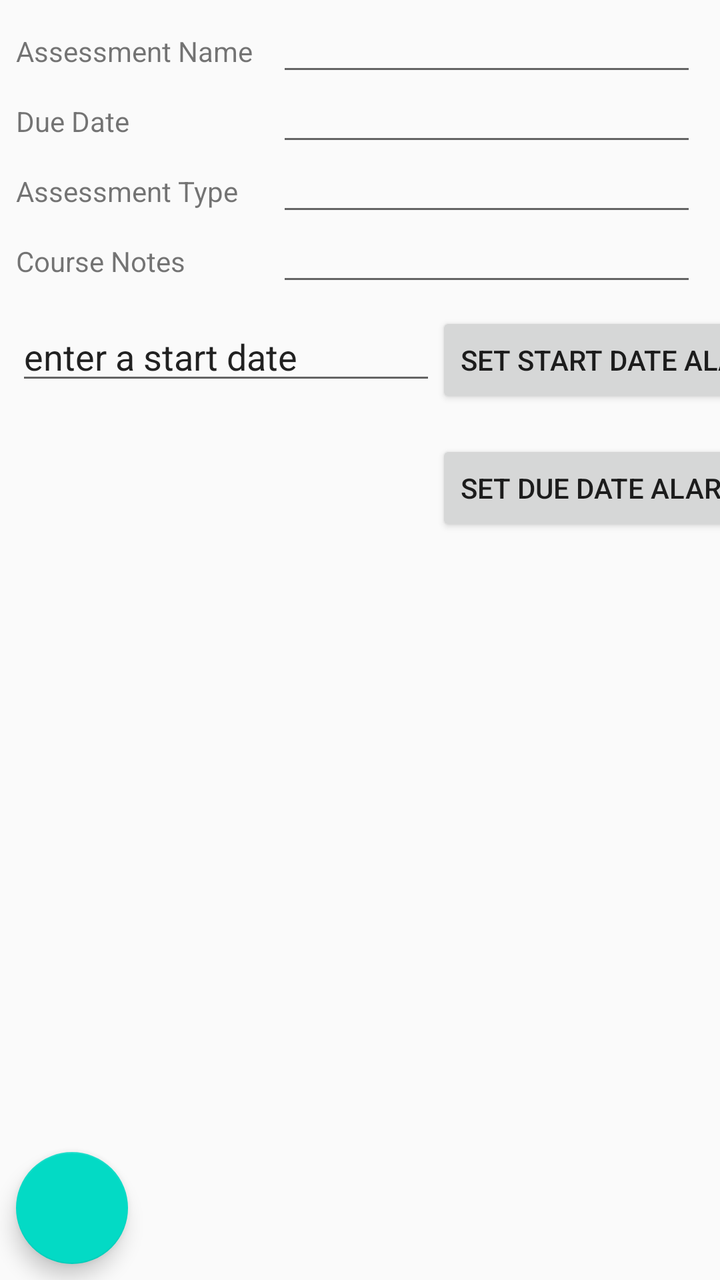
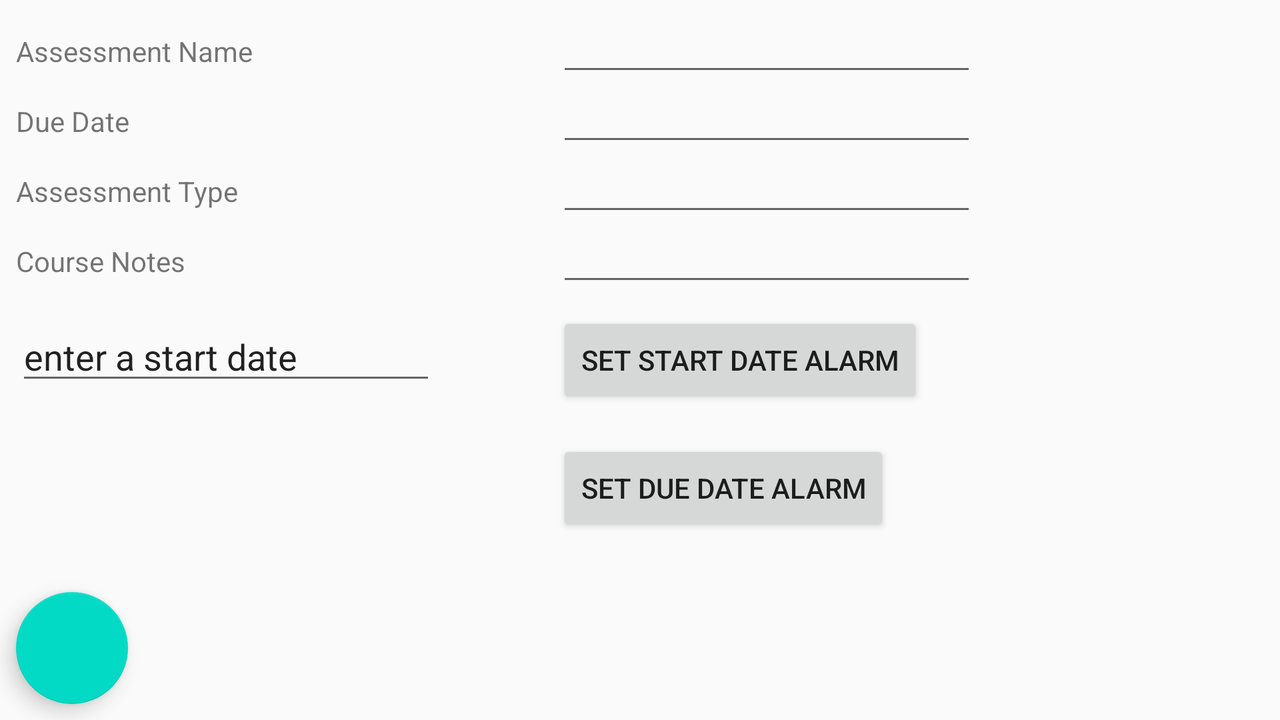

One screen, two layout resources from the same app: the default and the author's alternative for another configuration. Each is rendered where Android would select it; the XML of both is given below.
<!-- AndroidManifest.xml: application theme AppTheme -->
<!-- res/layout/activity_assessment_details.xml -->
<?xml version="1.0" encoding="utf-8"?>
<androidx.constraintlayout.widget.ConstraintLayout xmlns:android="http://schemas.android.com/apk/res/android"
    xmlns:app="http://schemas.android.com/apk/res-auto"
    xmlns:tools="http://schemas.android.com/tools"
    android:layout_width="match_parent"
    android:layout_height="match_parent"
    tools:context=".UI.AssessmentDetails">

    <TextView
        android:id="@+id/textView36"
        android:layout_width="wrap_content"
        android:layout_height="wrap_content"
        android:layout_marginStart="8dp"
        android:layout_marginTop="16dp"
        android:text="Assessment Name"
        app:layout_constraintStart_toStartOf="parent"
        app:layout_constraintTop_toTopOf="parent" />

    <EditText
        android:id="@+id/editTextAD_assessmentName"
        android:layout_width="wrap_content"
        android:layout_height="wrap_content"
        android:ems="10"
        android:focusable="false"
        android:inputType="text"
        app:layout_constraintBaseline_toBaselineOf="@+id/textView36"
        app:layout_constraintEnd_toEndOf="parent"
        app:layout_constraintStart_toEndOf="@+id/textView36" />

    <TextView
        android:id="@+id/textView37"
        android:layout_width="wrap_content"
        android:layout_height="wrap_content"
        android:layout_marginTop="16dp"
        android:text="Due Date"
        app:layout_constraintStart_toStartOf="@+id/textView36"
        app:layout_constraintTop_toBottomOf="@+id/textView36" />

    <TextView
        android:id="@+id/textView38"
        android:layout_width="wrap_content"
        android:layout_height="wrap_content"
        android:layout_marginTop="16dp"
        android:text="Assessment Type"
        app:layout_constraintStart_toStartOf="@+id/textView37"
        app:layout_constraintTop_toBottomOf="@+id/textView37" />

    <TextView
        android:id="@+id/textView39"
        android:layout_width="wrap_content"
        android:layout_height="wrap_content"
        android:layout_marginTop="16dp"
        android:text="Course Notes"
        app:layout_constraintStart_toStartOf="@+id/textView38"
        app:layout_constraintTop_toBottomOf="@+id/textView38" />

    <EditText
        android:id="@+id/editTextAD_dueDate"
        android:layout_width="wrap_content"
        android:layout_height="wrap_content"
        android:ems="10"
        android:inputType="date"
        android:focusable="false"
        app:layout_constraintBaseline_toBaselineOf="@+id/textView37"
        app:layout_constraintEnd_toEndOf="@+id/editTextAD_assessmentName"
        app:layout_constraintStart_toStartOf="@+id/editTextAD_assessmentName" />

    <EditText
        android:id="@+id/editTextAD_assessmentType"
        android:layout_width="wrap_content"
        android:layout_height="wrap_content"
        android:ems="10"
        android:inputType="textPersonName"
        android:focusable="false"
        app:layout_constraintBaseline_toBaselineOf="@+id/textView38"
        app:layout_constraintEnd_toEndOf="@+id/editTextAD_assessmentName"
        app:layout_constraintStart_toStartOf="@+id/editTextAD_assessmentName" />

    <EditText
        android:id="@+id/editTextAD_CourseNotes"
        android:layout_width="wrap_content"
        android:layout_height="wrap_content"
        android:ems="10"
        android:gravity="start|top"
        android:inputType="textMultiLine"
        android:focusable="false"
        app:layout_constraintBaseline_toBaselineOf="@+id/textView39"
        app:layout_constraintEnd_toEndOf="@+id/editTextAD_assessmentName"
        app:layout_constraintStart_toStartOf="@+id/editTextAD_assessmentName" />

    <Button
        android:id="@+id/btnAD_setAlarm"
        android:layout_width="wrap_content"
        android:layout_height="wrap_content"
        android:layout_marginTop="16dp"
        android:onClick="setAssessmentDueDateAlarm"
        android:text="set due date alarm"
        app:layout_constraintStart_toEndOf="@+id/editTextDateAD_startDate"
        app:layout_constraintTop_toBottomOf="@+id/buttonAD_startDateAlarm" />

    <com.google.android.material.floatingactionbutton.FloatingActionButton
        android:id="@+id/floatingActionButtonAD_editAssessment"
        android:layout_width="wrap_content"
        android:layout_height="wrap_content"
        android:layout_marginStart="8dp"
        android:layout_marginBottom="8dp"
        android:clickable="true"
        android:onClick="editAssessmentBtn"
        app:layout_constraintBottom_toBottomOf="parent"
        app:layout_constraintStart_toStartOf="parent"
        app:srcCompat="@drawable/ic_baseline_edit_24" />

    <EditText
        android:id="@+id/editTextDateAD_startDate"
        android:layout_width="wrap_content"
        android:layout_height="wrap_content"
        android:layout_marginTop="16dp"
        android:ems="10"
        android:focusable="false"
        android:inputType="date"
        android:text="enter a start date"
        app:layout_constraintStart_toStartOf="@+id/textView39"
        app:layout_constraintTop_toBottomOf="@+id/textView39" />

    <Button
        android:id="@+id/buttonAD_startDateAlarm"
        android:layout_width="wrap_content"
        android:layout_height="wrap_content"
        android:text="Set Start Date Alarm"
        android:onClick="setAssessmentStartDateAlarm"
        app:layout_constraintStart_toEndOf="@+id/editTextDateAD_startDate"
        app:layout_constraintTop_toTopOf="@+id/editTextDateAD_startDate" />

</androidx.constraintlayout.widget.ConstraintLayout>
<!-- resources referenced by this layout -->
<resources>
  <style name="AppTheme" parent="Theme.AppCompat.Light.DarkActionBar">
          
          <item name="colorPrimary">@color/colorPrimary</item>
          <item name="colorPrimaryDark">@color/colorPrimaryDark</item>
          <item name="colorAccent">@color/colorAccent</item>
      </style>
</resources>
<!-- res/layout-land/activity_assessment_details.xml (the author's variant of the layout above) -->
<!-- drawn on the phone turned sideways -->
<?xml version="1.0" encoding="utf-8"?>
<androidx.constraintlayout.widget.ConstraintLayout xmlns:android="http://schemas.android.com/apk/res/android"
    xmlns:app="http://schemas.android.com/apk/res-auto"
    xmlns:tools="http://schemas.android.com/tools"
    android:layout_width="match_parent"
    android:layout_height="match_parent"
    tools:context=".UI.AssessmentDetails">

    <TextView
        android:id="@+id/textView36"
        android:layout_width="wrap_content"
        android:layout_height="wrap_content"
        android:layout_marginStart="8dp"
        android:layout_marginTop="16dp"
        android:text="Assessment Name"
        app:layout_constraintStart_toStartOf="parent"
        app:layout_constraintTop_toTopOf="parent" />

    <EditText
        android:id="@+id/editTextAD_assessmentName"
        android:layout_width="wrap_content"
        android:layout_height="wrap_content"
        android:ems="10"
        android:focusable="false"
        android:inputType="text"
        app:layout_constraintBaseline_toBaselineOf="@+id/textView36"
        app:layout_constraintEnd_toEndOf="parent"
        app:layout_constraintStart_toEndOf="@+id/textView36" />

    <TextView
        android:id="@+id/textView37"
        android:layout_width="wrap_content"
        android:layout_height="wrap_content"
        android:layout_marginTop="16dp"
        android:text="Due Date"
        app:layout_constraintStart_toStartOf="@+id/textView36"
        app:layout_constraintTop_toBottomOf="@+id/textView36" />

    <TextView
        android:id="@+id/textView38"
        android:layout_width="wrap_content"
        android:layout_height="wrap_content"
        android:layout_marginTop="16dp"
        android:text="Assessment Type"
        app:layout_constraintStart_toStartOf="@+id/textView37"
        app:layout_constraintTop_toBottomOf="@+id/textView37" />

    <TextView
        android:id="@+id/textView39"
        android:layout_width="wrap_content"
        android:layout_height="wrap_content"
        android:layout_marginTop="16dp"
        android:text="Course Notes"
        app:layout_constraintStart_toStartOf="@+id/textView38"
        app:layout_constraintTop_toBottomOf="@+id/textView38" />

    <EditText
        android:id="@+id/editTextAD_dueDate"
        android:layout_width="wrap_content"
        android:layout_height="wrap_content"
        android:ems="10"
        android:focusable="false"
        android:inputType="date"
        app:layout_constraintBaseline_toBaselineOf="@+id/textView37"
        app:layout_constraintEnd_toEndOf="@+id/editTextAD_assessmentName"
        app:layout_constraintStart_toStartOf="@+id/editTextAD_assessmentName" />

    <EditText
        android:id="@+id/editTextAD_assessmentType"
        android:layout_width="wrap_content"
        android:layout_height="wrap_content"
        android:ems="10"
        android:focusable="false"
        android:inputType="textPersonName"
        app:layout_constraintBaseline_toBaselineOf="@+id/textView38"
        app:layout_constraintEnd_toEndOf="@+id/editTextAD_assessmentName"
        app:layout_constraintStart_toStartOf="@+id/editTextAD_assessmentName" />

    <EditText
        android:id="@+id/editTextAD_CourseNotes"
        android:layout_width="wrap_content"
        android:layout_height="wrap_content"
        android:ems="10"
        android:focusable="false"
        android:gravity="start|top"
        android:inputType="textMultiLine"
        app:layout_constraintBaseline_toBaselineOf="@+id/textView39"
        app:layout_constraintEnd_toEndOf="@+id/editTextAD_assessmentName"
        app:layout_constraintStart_toStartOf="@+id/editTextAD_assessmentName" />

    <Button
        android:id="@+id/btnAD_setAlarm"
        android:layout_width="wrap_content"
        android:layout_height="wrap_content"
        android:layout_marginTop="16dp"
        android:onClick="setAssessmentDueDateAlarm"
        android:text="set due date alarm"
        app:layout_constraintStart_toStartOf="@+id/buttonAD_startDateAlarm"
        app:layout_constraintTop_toBottomOf="@+id/buttonAD_startDateAlarm" />

    <com.google.android.material.floatingactionbutton.FloatingActionButton
        android:id="@+id/floatingActionButtonAD_editAssessment"
        android:layout_width="wrap_content"
        android:layout_height="wrap_content"
        android:layout_marginStart="8dp"
        android:layout_marginBottom="8dp"
        android:clickable="true"
        android:onClick="editAssessmentBtn"
        app:layout_constraintBottom_toBottomOf="parent"
        app:layout_constraintStart_toStartOf="parent"
        app:srcCompat="@drawable/ic_baseline_edit_24" />

    <EditText
        android:id="@+id/editTextDateAD_startDate"
        android:layout_width="wrap_content"
        android:layout_height="wrap_content"
        android:layout_marginTop="16dp"
        android:ems="10"
        android:focusable="false"
        android:inputType="date"
        android:text="enter a start date"
        app:layout_constraintStart_toStartOf="@+id/textView39"
        app:layout_constraintTop_toBottomOf="@+id/textView39" />

    <Button
        android:id="@+id/buttonAD_startDateAlarm"
        android:layout_width="wrap_content"
        android:layout_height="wrap_content"
        android:onClick="setAssessmentStartDateAlarm"
        android:text="Set Start Date Alarm"
        app:layout_constraintStart_toStartOf="@+id/editTextAD_CourseNotes"
        app:layout_constraintTop_toTopOf="@+id/editTextDateAD_startDate" />


</androidx.constraintlayout.widget.ConstraintLayout>
